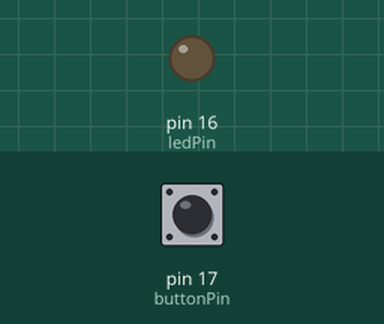
Recording of a program running on a simulated Arduino Uno, built with avr-gcc and run on an emulated ATmega328P. Shown: output pins drawn as LEDs (lit = HIGH). Inputs (shaded band) come from the test bench; at power-on: pin 17 (buttonPin) LOW. What the program prints to the serial monitor is not drawn.

Above: at 1.2 s.
1.3 s: pin 17 (buttonPin) pulled HIGH for 0.15 s
At 1.37 s:
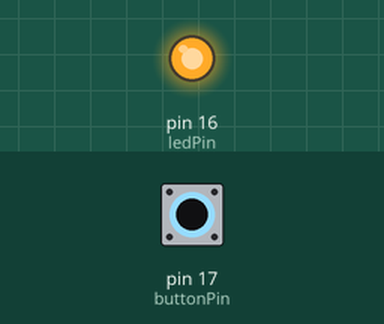
2.9 s: pin 17 (buttonPin) pulled HIGH for 3.2 s
At 6.9 s:
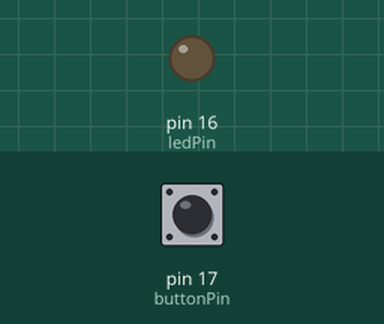
Timing chart, 0 to 8.4 s (numbered marks = the images above; inputs shaded):
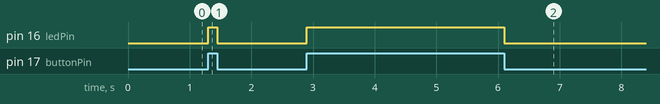

The program:

main.cpp
```cpp
//Lập trình “Giao tiếp nút nhấn và cổng COM”

#include <Arduino.h>
const int buttonPin = 17;  // định nghĩa chân nút nhấn
const int ledPin =  16;    // định nghĩa chân led
// biến lưu trạng thái nút nhấn
int buttonState = 0;

void setup() {
  Serial.begin(115200);
  // khởi tạo chân nút nhấn là input
  pinMode(buttonPin, INPUT);
  // khởi tạo chân nút nhấnn là output
  pinMode(ledPin, OUTPUT);
}
void loop() {
  // đọc giá trị nút nhấn
  buttonState = digitalRead(buttonPin);
  //in lên màn hình serial
  Serial.println(buttonState);
  //ghi giá trị nút nhấn vào led
  digitalWrite(ledPin, buttonState);
}
```

Measured:
- after the input at 1.3 s, pin 16 (ledPin): LOW → HIGH at once, → LOW 0.15 s later
- after the input at 2.9 s, pin 16 (ledPin): LOW → HIGH at once, → LOW 3.2 s later
